Frame 1 (no input): blank canvas, image omitted
Frame 60 (the mouse pressed at the canvas centre just before this capture): blank canvas, image omitted
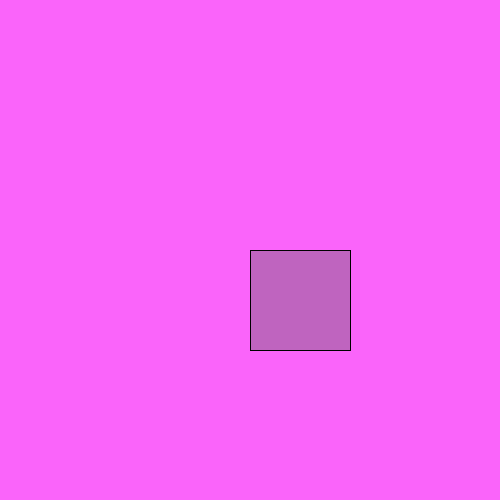
Frame 120 (the mouse held since frame 60 and released just before this capture)

The Processing sketch whose frames 1 and 60 were blank and that drew this single picture after the mouse press (run headless with seeded random() and noise(); from frame 60 on, the mouse is pressed at the canvas centre):

// Processing sketch: diff
// ── diff.pde
void setup(){
 size(500,500);
}

void draw(){
  background(250,100,250);
    if(mousePressed){
  rect(mouseX,mouseY,100,100);
  fill(100,100);
  }
}
